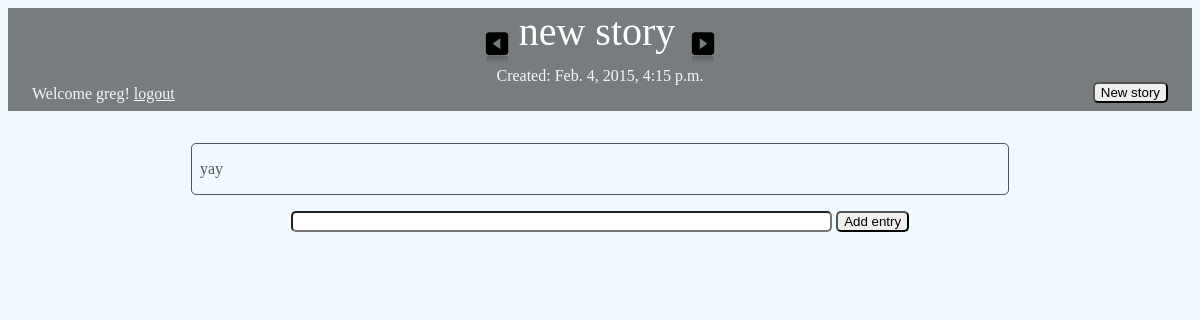
The page /2 (signed in) on the database as committed earlier.
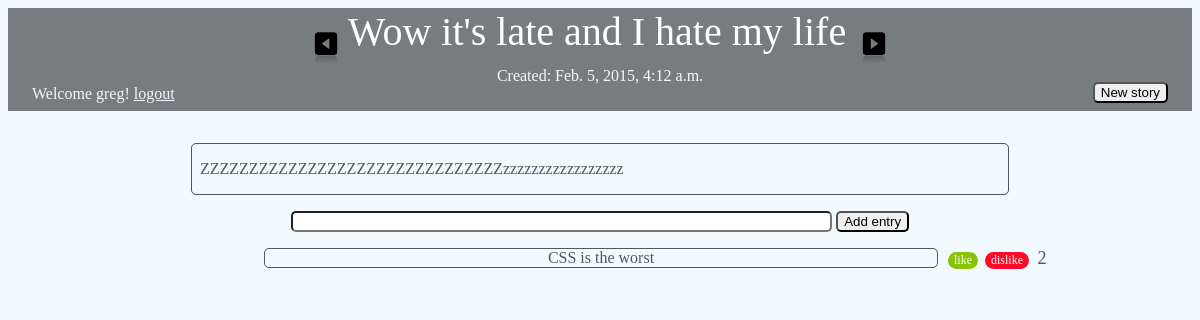
The same page on the database as committed later.
### blogapp/models.py (models this page shows, shortened)
class Story(models.Model):
    title = models.CharField(max_length=140)
    body = models.TextField()
    date = models.DateTimeField()
    active = models.BooleanField(default=True)

class Submission(models.Model):
    story = models.ForeignKey(Story)
    text = models.CharField(max_length=140)
    votes = models.IntegerField(default=0)
    date = models.DateTimeField()
    author = models.ForeignKey(User, related_name='author')
    voted_on = models.ManyToManyField(User, related_name='voter')

### blogapp/views.py (the view)
# urls.py: url(r'^(?P<page>\d+)$', views.main, name='main'),
def main(request, page):
    stories = Story.objects.all().order_by('-date')
    submissions = Submission.objects.all().order_by('-votes')
    paginator = Paginator(stories, 1)
    try:
        stories = paginator.page(page)
    except (InvalidPage, EmptyPage):
        stories = paginator.page(paginator.num_pages)
    return render(request, 'blogapp/main.html', dict(stories=stories, submissions=submissions))

### blogapp/templates/blogapp/main.html (shortened to what this page needs)
{% load staticfiles %}
<!DOCTYPE html>
<html>
<head lang="en">
    <link rel="stylesheet" type="text/css" href="{% static 'blogapp/style.css' %}" />
</head>
<body>
    <header>
        {% for story in stories %}
            <div class="title_and_arrows">
                {% if stories.object_list and stories.paginator.num_pages > 1 %}
                    {% if stories.has_previous %}
                            <span class= "newer_entries">
                            <a href= "{{ stories.previous_page_number }}"><img src="{% static 'blogapp/expand_arrow_alt_left.png' %}"></a>
                            </span>
                    {% endif %}
                {% endif %}
                <span class= "title_text"> {{ story.title }} </span>
                {% if stories.object_list and stories.paginator.num_pages > 1 %}
                    {% if stories.has_next %}
                        <span class= "older_entries">
                            <a href="{{ stories.next_page_number }}"><img src="{% static 'blogapp/expand_arrow_alt.png' %}"></a>
                        </span>
                    {% endif %}
                {% endif %}
            </div>
        <div class="time"> Created: {{ story.date }}</div>
        {% if user.is_authenticated %}
            <span class="user">
                Welcome {{ user.get_username }}!
            </span>
             <span class="logout">
                 <a style="color:aliceblue;" href="{% url 'logout' %}">logout</a>
             </span>
        {% endif %}
        <span>
            <form id="new_story" action="{% url 'new_story' %}" method="post">
                <input type="submit" value="New story">
            </form>
        </span>
    </header>
    <div class="body">{{ story.body|linebreaks }}</div>
    <div class="text_box">
        <form action='{{ stories.number }}/submission/'  method='post'>
            <input type= "text" style="width:40em;" name="submission">
            <input type="submit"  name="submission_button" value="Add entry">
        </form>
    </div>
    <div class= "submissions">
        {% for submission in submissions %}
            {% ifequal submission.story.pk story.pk %}
                <div class= "submission_box">
                <div class= "submission_box2">
                    <div class= "text"> {{submission.text}}</div>
                </div>
                </div>
                <div class= "likedislike">
                <form action="{{ stories.number }}/submission/{{ submission.pk }}/like/" style="display:inline-block;" method="post">
                    <input id="like" class="like" type="submit" value="like">
                </form>
                <form action="{{ stories.number }}/submission/{{ submission.pk }}/dislike/" style="display:inline-block;" method="post">
                    <input id="dislike" class="dislike" type="submit" value="dislike"/>
                 <div class="votes">{{ submission.votes }}</div>
                 </div>
            {% endifequal %}
        {% endfor %}
    </div>
    {% endfor %}
</body>
</html>

Rows that differ between the two databases and show on the page:
no longer on this page (row unchanged): Story: title "new story", date "Feb. 4, 2015, 4:15 p.m.", {{ user.get_username }} "greg", body "yay"
now on this page (row unchanged): Story: title "Wow it's late and I hate my life", date "Feb. 5, 2015, 4:12 a.m.", {{ user.get_username }} "greg", body "ZZZZZZZZZZZZZZZZZZZZZZZZZZZZZZZzzzzzzzzzzzzzzzzz"
now on this page (row edited): Submission: text "CSS is the worst", votes "2"
